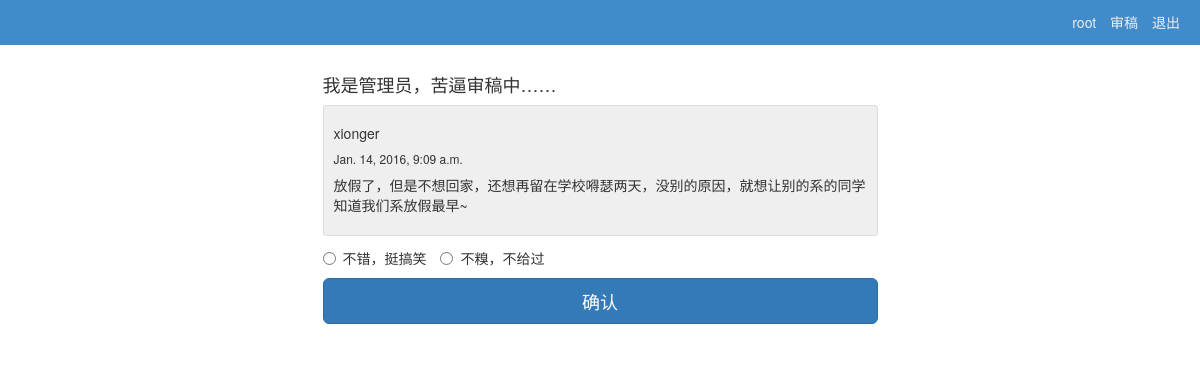
The page /check/ (signed in) on the database its author committed.
### qb/models.py (models this page shows, shortened)
class Story(models.Model):
    user = models.ForeignKey(User)
    context = models.CharField(max_length=500,blank=False,null=False)
    passed = models.BooleanField(default=False)
    checked = models.BooleanField(default=False)
    published_date = models.DateTimeField(default=timezone.now)

### qb/views.py (the view, shortened to what this page needs)
# urls.py: url(r'^check/$', check, name='check'),
def check(request):
    stories = Story.objects.filter(checked=False).order_by("published_date")
    if stories:
        story = stories[0]
    else:
        story = None
    return render(request,"check.html",{'story':story})

### qb/templates/check.html (shortened to what this page needs)
{% extends 'base.html' %}
{% block content %}
	<div class="container">
		<div class="row">
            <div class="col-xs-1 col-md-3"> </div>
            <div class="col-xs-10 col-md-6">
            	{% if user.is_superuser %}
	            	<h4>我是管理员，苦逼审稿中……</h4>
	            	{% if story %}
						<div class="qbbox">
							<h5>{{ story.user.username }}</h5>
							<h6>{{ story.published_date }}</h6>
							<p>{{ story.context }}</p>
						</div>
		            	<form class="form-signin" method="post" action="">
							<label class="radio-inline">
							<input type="radio" name="passed" value="True"> 不错，挺搞笑
							</label>
							<label class="radio-inline">
							<input type="radio" name="passed" value="False"> 不糗，不给过
							</label><p></p>
							<button class="btn btn-lg btn-primary btn-block" type="submit">确认</button>
						</form>
					{% else %}
						<h4>所有投稿都已审核完毕，您可以休息了</h4>
					{% endif %}
            	{% else %}
					<h4>管理员专属领地，请移步 <a href="{% url "qb.views.index" %}">主页</a></h4>
				{% endif %}
			</div>
			<div class="col-xs-1 col-md-3"> </div>
		</div>
	</div>
{% endblock %}

### qb/templates/base.html (shortened to what this page needs)
{% load staticfiles %}
<html>
	<head>
		<link rel="stylesheet" href="{% static 'css/bootstrap.min.css' %}">
	</head>
	<body>
		<div class="blog-masthead">
			<div class="container">
				<nav class="blog-nav navbar-right">
					{% if user.is_authenticated %}
						{% if user.is_superuser %}
							<h5 class="blog-nav-item">{{ user.username }}</h5>
				  			<a class="blog-nav-item" href="{% url "qb.views.check" %}">审稿</a>
						{% else %}
				  			<a class="blog-nav-item" href="{% url "qb.views.index" %}">主页</a>
							<a class="blog-nav-item" href="{% url "qb.views.profile" %}">{{ user.username }}!</a>
					  		<a class="blog-nav-item" href="{% url "qb.views.publish" %}">投稿</a>
						{% endif %}
				  		<a class="blog-nav-item" href="{% url "qb.views.user_logout" %}">退出</a>
					{% else %}
						<a class="blog-nav-item" href="{% url "qb.views.user_login" %}">登录</a>
				  		<a class="blog-nav-item" href="{% url "qb.views.register" %}">注册</a>
					{% endif %}
				</nav>
			</div>
	    </div>
		{% block content %}
		{% endblock %}
	</body>
</html>

### rows shown on the page
Story: user.username "xionger", published_date "Jan. 14, 2016, 9:09 a.m.", context "放假了，但是不想回家，还想再留在学校嘚瑟两天，没别的原因，就想让别的系的同学知道我们系放假最早~"

### other values the page prints
{{ user.username }} "root"
